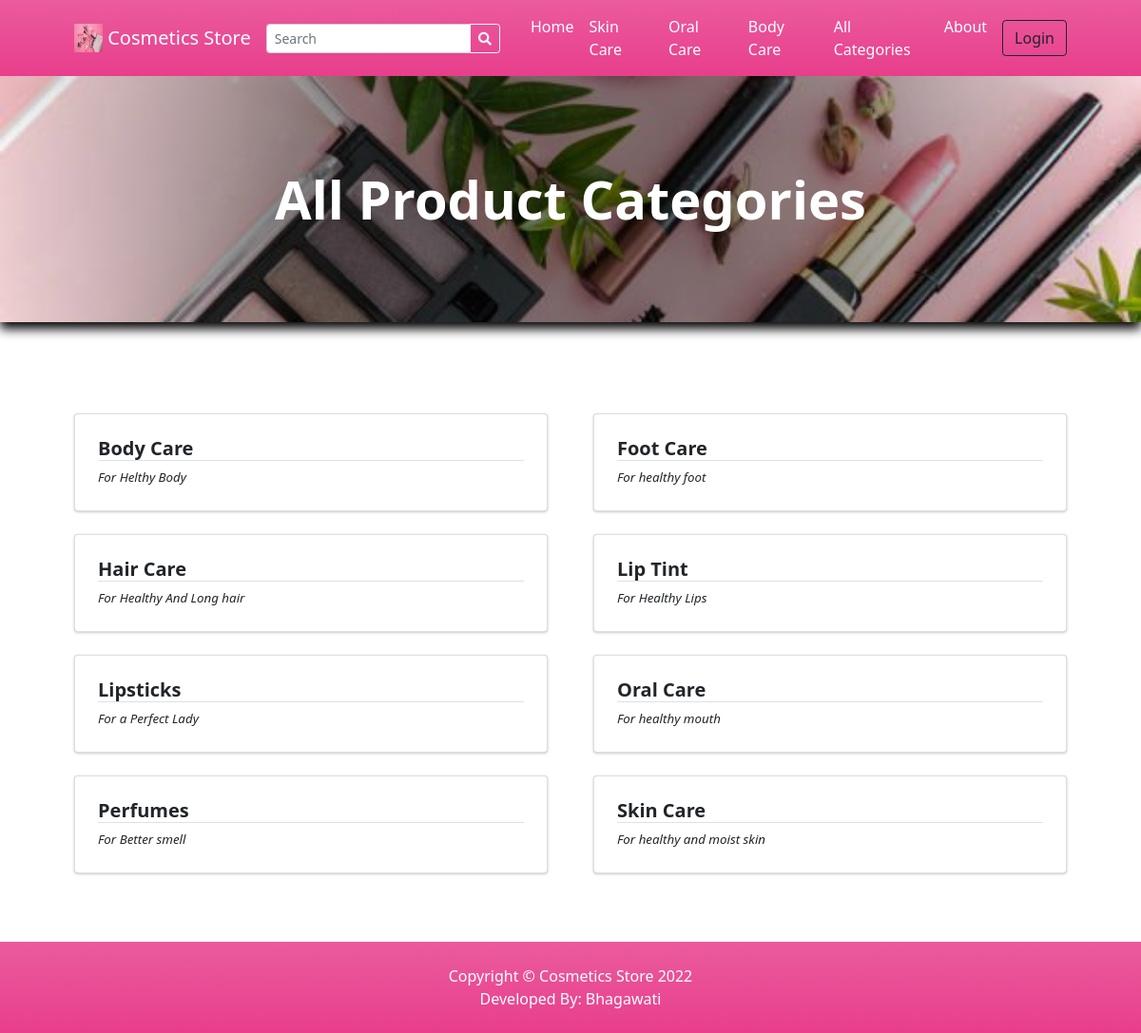
Page /?p=view_categories on the committed database.
### tables this page shows
CREATE TABLE `categories` (
  `id` int(30) NOT NULL,
  `category` varchar(250) NOT NULL,
  `description` text DEFAULT NULL,
  `status` tinyint(1) NOT NULL DEFAULT 1,
  `delete_flag` tinyint(1) NOT NULL DEFAULT 0,
  `date_created` datetime NOT NULL DEFAULT current_timestamp()
);

### classes/DBConnection.php (called while the page is built, shortened)
<?php
class DBConnection{
    private $host = DB_SERVER;
    private $username = DB_USERNAME;
    private $password = DB_PASSWORD;
    private $database = DB_NAME;
    public $conn;
    public function __construct(){
        if (!isset($this->conn)) {
            $this->conn = new mysqli($this->host, $this->username, $this->password, $this->database);
        }
    }
}
?>

### classes/SystemSettings.php (called while the page is built, shortened)
<?php
class SystemSettings extends DBConnection{
	function userdata($field = ''){
		if(!empty($field)){
			if(isset($_SESSION['userdata'][$field]))
				return $_SESSION['userdata'][$field];
			else
				return null;
		}else{
			return false;
		}
	}
	function info($field=''){
		if(!empty($field)){
			if(isset($_SESSION['system_info'][$field]))
				return $_SESSION['system_info'][$field];
			else
				return false;
		}else{
			return false;
		}
	}
}
$_settings = new SystemSettings();
?>

### config.php (called while the page is built, shortened)
<?php
require_once('classes/DBConnection.php');
require_once('classes/SystemSettings.php');
function validate_image($file){
	if(!empty($file)){
        $ex = explode("?",$file);
        $file = $ex[0];
        $ts = isset($ex[1]) ? "?".$ex[1] : '';
		if(is_file(base_app.$file)){
			return base_url.$file.$ts;
		}else{
			return base_url.'dist/img/no-image-available.png';
		}
	}else{
		return base_url.'dist/img/no-image-available.png';
	}
}
?>

### view_categories.php (the view, shortened to what this page needs)
<?php
$title = "All Product Categories";
?>
<header class="bg-dark py-5" id="main-header">
    <div class="container px-4 px-lg-5 my-5">
        <div class="text-center text-white">
            <h1 class="display-4 fw-bolder"><?php echo $title ?></h1>
        </div>
    </div>
</header>
<section class="py-5">
    <div class="container px-4 px-lg-5 mt-5">
        <div class="row gx-2 gx-lg-5 row-cols-1 row-cols-md-2 row-cols-xl-2 justify-content-center">
            <?php
                $categories = $conn->query("SELECT * FROM `categories` where status = 1 order by category asc ");
                while($row = $categories->fetch_assoc()):
                    foreach($row as $k=> $v){
                        $row[$k] = trim(stripslashes($v));
                    }
                    $row['description'] = strip_tags(stripslashes(html_entity_decode($row['description'])));
            ?>
            <div class="col mb-6 mb-2">
                <a href="./?p=products&c=<?php echo md5($row['id']) ?>" class="card category-item text-decoration-none text-reset">
                    <div class="card-body p-4">
                        <div class="">
                            <h5 class="fw-bolder border-bottom border-pink"><?php echo $row['category'] ?></h5>
                        </div>
                        <p class="m-0 truncate"><?php echo $row['description'] ?></p>
                    </div>
                </a>
            </div>
            <?php endwhile; ?>
        </div>
    </div>
</section>

### inc/topBarNav.php (shortened to what this page needs)
<nav class="navbar navbar-expand-lg navbar-dark bg-gradient-pink">
            <div class="container px-4 px-lg-5 ">
                <a class="navbar-brand" href="./">
                <img src="<?php echo validate_image($_settings->info('logo')) ?>" width="30" height="30" class="d-inline-block align-top" alt="" loading="lazy">
                <?php echo $_settings->info('short_name') ?>
                </a>
                <form class="form-inline" id="search-form">
                  <div class="input-group">
                    <input class="form-control form-control-sm form " type="search" placeholder="Search" aria-label="Search" name="search"  value="<?php echo isset($_GET['search']) ? $_GET['search'] : "" ?>"  aria-describedby="button-addon2">
                    <div class="input-group-append">
                      <button class="btn btn-outline-light btn-sm m-0" type="submit" id="button-addon2"><i class="fa fa-search"></i></button>
                    </div>
                  </div>
                </form>
                <div class="collapse navbar-collapse" id="navbarSupportedContent">
                    <ul class="navbar-nav me-auto mb-2 mb-lg-0 ms-lg-4">
                        <li class="nav-item"><a class="nav-link text-white" aria-current="page" href="./">Home</a></li>
                        <?php
                        $cat_qry = $conn->query("SELECT * FROM categories where status = 1  limit 3");
                        $count_cats =$conn->query("SELECT * FROM categories where status = 1 ")->num_rows;
                        while($crow = $cat_qry->fetch_assoc()):
                        ?>
                        <li class="nav-item"><a class="nav-link text-white" aria-current="page" href="./?p=products&c=<?php echo md5($crow['id']) ?>"><?php echo $crow['category'] ?></a></li>
                        <?php endwhile; ?>
                        <?php if($count_cats > 3): ?>
                        <li class="nav-item"><a class="nav-link text-white" href="./?p=view_categories">All Categories</a></li>
                        <?php endif; ?>
                        <li class="nav-item"><a class="nav-link text-white" href="./?p=about">About</a></li>
                    </ul>
                    <div class="d-flex align-items-center">
                      <?php if($_settings->userdata('id') > 0 && $_settings->userdata('login_type') == 2): ?>
                        <a class="text-dark mr-2 nav-link text-white" href="./?p=cart">
                            <i class="bi-cart-fill me-1"></i>
                            Cart
                            <span class="badge bg-dark text-white ms-1 rounded-pill" id="cart-count">
                              <?php
                                $count = $conn->query("SELECT SUM(quantity) as items from `cart` where client_id =".$_settings->userdata('id'))->fetch_assoc()['items'];
                                echo ($count > 0 ? $count : 0);
                              ?>
                            </span>
                        </a>
                            <a href="./?p=my_account" class="text-dark  nav-link text-white"><b> Hi, <?php echo $_settings->userdata('firstname')?>!</b></a>
                            <a href="logout.php" class="text-dark  nav-link text-white"><i class="fa fa-sign-out-alt"></i></a>
                        <?php else: ?>
                        <button class="btn btn-outline-dark ml-2" id="login-btn" type="button">Login</button>
                        <?php endif; ?>
                    </div>
                </div>
            </div>
        </nav>

### rows in the picture
categories: category "Skin Care", description "For healthy and moist skin"
categories: category "Oral Care", description "For healthy mouth"
categories: category "Body Care", description "For Helthy Body"
categories: category "Foot Care", description "For healthy foot"
categories: category "Hair Care", description "For Healthy And Long hair"
categories: category "Lip Tint", description "For Healthy Lips"
categories: category "Lipsticks", description "For a Perfect Lady"
categories: category "Perfumes", description "For Better smell"

### other values in the picture
$_settings->info('short_name') "Cosmetics Store"
$title "All Product Categories"
